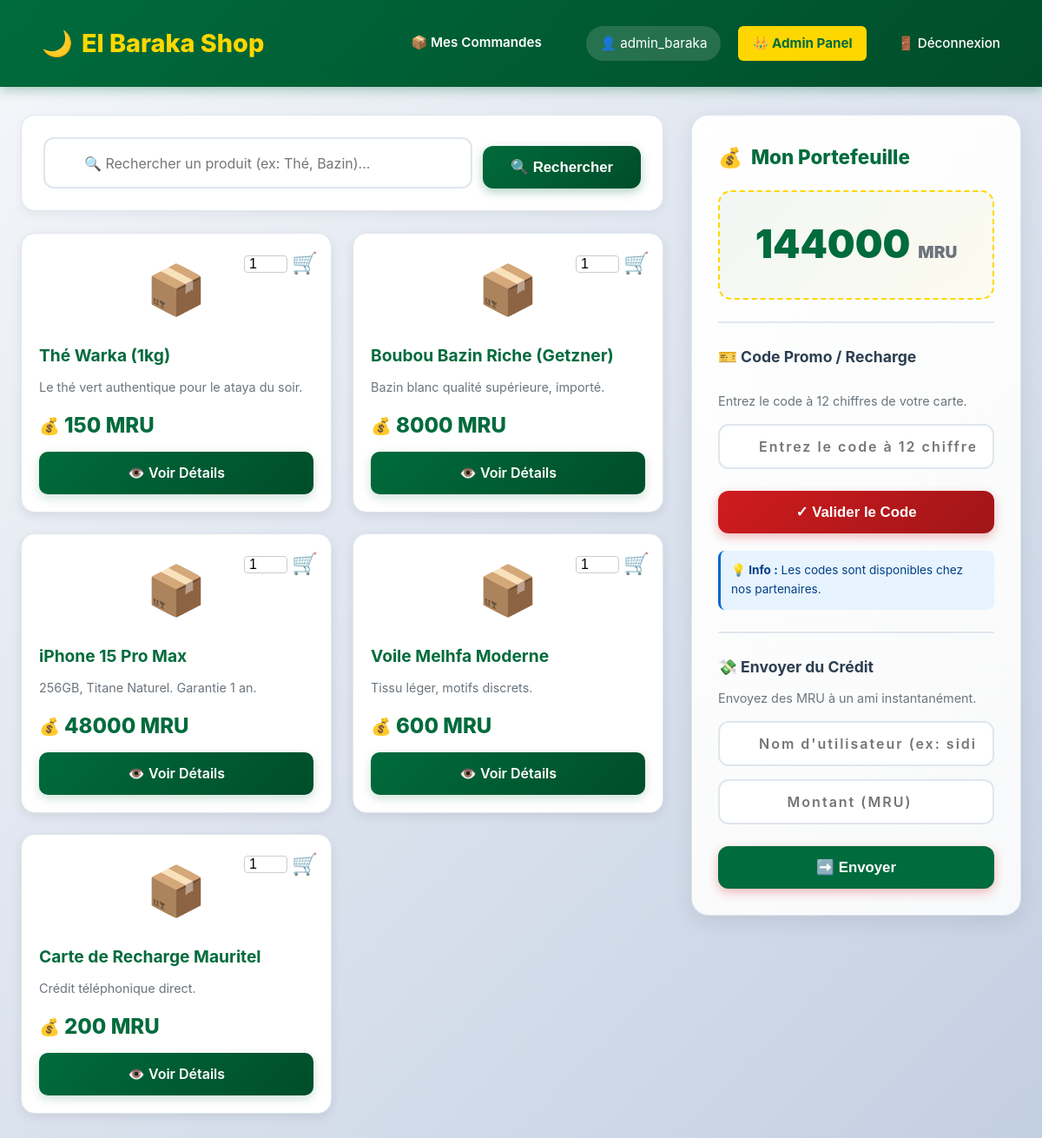
Before: / (signed in) with the older database file.
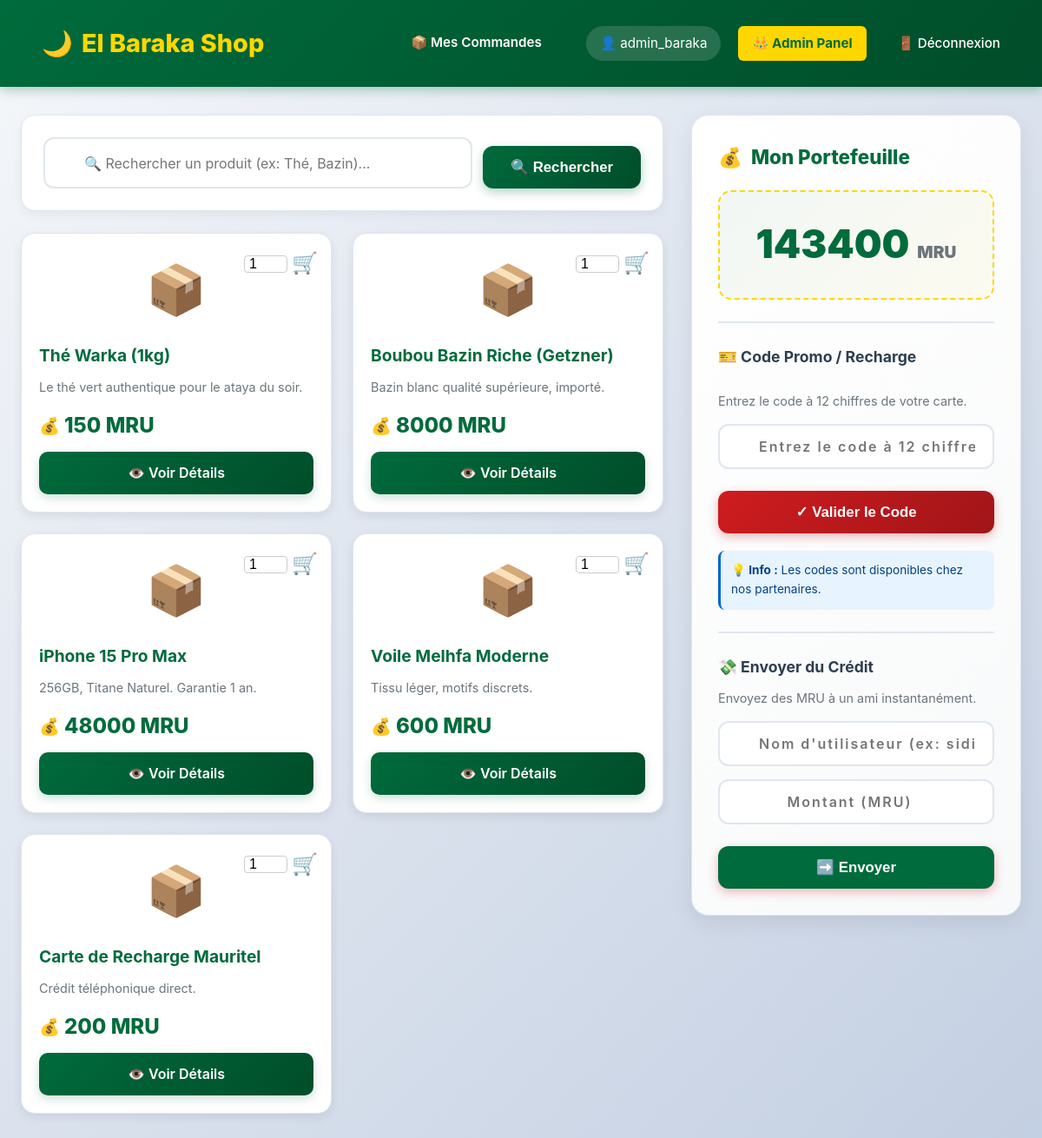
After: the same page with the newer database file.
### tables this page shows
CREATE TABLE utilisateurs (
            id INTEGER PRIMARY KEY AUTOINCREMENT,
            username TEXT NOT NULL UNIQUE,
            password TEXT NOT NULL,
            telephone TEXT,
            adresse TEXT,
            est_admin BOOLEAN DEFAULT 0,
            solde_mru DECIMAL(10, 2) DEFAULT 0.00
        );

### app.py (the view)
@app.route('/')
def index():
    if 'user_id' not in session:
        return redirect('/login')
    if 'csrf_token' not in session:
        session['csrf_token'] = secrets.token_hex(16)
    conn = get_db_connection()
    user = conn.execute("SELECT solde_mru FROM utilisateurs WHERE id = ?", (session['user_id'],)).fetchone()
    if user:
        session['solde_mru'] = user['solde_mru']
    produits = conn.execute("SELECT * FROM produits LIMIT 10").fetchall()
    conn.close()
    return render_template('index.html', produits=produits, search_term='',csrf_token=session['csrf_token'])

### app.py (called while the page is built)
def get_db_connection():
    conn = sqlite3.connect('elbaraka.db')
    conn.row_factory = sqlite3.Row
    return conn

### templates/index.html (shortened to what the changed rows need)
{% extends "base.html" %}
{% block content %}
<div class="main-layout">
    <aside>
        <div class="wallet-card">
            <h3 style="margin-top: 0; color: var(--primary); font-size: 1.4rem; font-weight: 800; display: flex; align-items: center; gap: 10px;">
                <span>💰</span>
                <span>Mon Portefeuille</span>
            </h3>
            <div style="font-size: 2.8rem; font-weight: 900; color: var(--primary); text-align: center; padding: 25px; background: linear-gradient(135deg, rgba(0, 107, 60, 0.05) 0%, rgba(255, 215, 0, 0.05) 100%); border-radius: 15px; margin-bottom: 20px; border: 2px dashed var(--gold);">
                {{ session.get('solde_mru', 0) }} <span style="font-size: 1.2rem; color: #6c757d;">MRU</span>
            </div>
            <hr style="border: 0; border-top: 2px solid #e0e6ed; margin: 25px 0;">
            <h4 style="color: var(--text); margin-bottom: 10px; font-size: 1.1rem; font-weight: 700;">
                🎫 Code Promo / Recharge
            </h4>
            <div id="promo-display" style="color: #006b3c; font-weight: bold; margin-bottom: 10px; min-height: 5px;"></div>
            <p style="font-size: 0.9rem; color: #6c757d; margin-bottom: 15px;">
                Entrez le code à 12 chiffres de votre carte.
            </p>
            <form action="/recharger" method="POST" style="display: flex; flex-direction: column; gap: 15px;">
                <input
                    type="text"
                    name="code_pin"
                    placeholder="Entrez le code à 12 chiffres"
                    maxlength="12"
                    pattern="\d{12}"
                    required
                >
                <button type="submit" class="btn-primary" style="background: linear-gradient(135deg, var(--secondary) 0%, #a01518 100%); box-shadow: 0 4px 12px rgba(208, 28, 31, 0.3);">
                </button>
            </form>
            <div style="margin-top: 20px; padding: 12px; background: #e7f3ff; border-radius: 8px; border-left: 3px solid #0066cc;">
                <p style="margin: 0; font-size: 0.85rem; color: #004085;">
                </p>
            </div>
            <hr style="border: 0; border-top: 2px solid #e0e6ed; margin: 25px 0;">
            <h4 style="color: var(--text); margin-bottom: 10px; font-size: 1.1rem; font-weight: 700;">
                💸 Envoyer du Crédit
            </h4>
            <p style="font-size: 0.9rem; color: #6c757d; margin-bottom: 15px;">
                Envoyez des MRU à un ami instantanément.
            </p>
            <form action="/transfert" method="POST" style="display: flex; flex-direction: column; gap: 15px;">
                <input
                    type="text"
                    name="destinataire"
                    placeholder="Nom d'utilisateur (ex: sidi_med)"
                    required
                >
                <input
                    type="number"
                    name="montant"
                    placeholder="Montant (MRU)"
                    min="1"
                    required
                >
                <button type="submit" class="btn-primary" style="background: var(--primary);">
                </button>
            </form>
        </div> </aside>
</div>
{% endblock %}

### templates/base.html (shortened to what this page needs)
<!DOCTYPE html>
<html lang="fr">
<head>
    <link rel="stylesheet" href="{{ url_for('static', filename='style.css') }}">
</head>
<body>
    <nav class="navbar">
        <a href="/" class="brand">
            <span>🌙</span>
            <span>El Baraka Shop</span>
        </a>
        <div class="user-info">
            {% if session.get('user_id') %}
                <a href="/mes-commandes" style="color: white; text-decoration: none; font-weight: 600; margin-right: 15px; border-bottom: 2px solid transparent; transition: all 0.3s;" onmouseover="this.style.borderBottom='2px solid var(--gold)'" onmouseout="this.style.borderBottom='2px solid transparent'">
                    📦 Mes Commandes
                </a>
                <span style="background: rgba(255, 255, 255, 0.15); padding: 8px 16px; border-radius: 20px; backdrop-filter: blur(10px);">
                    👤 {{ session.get('username') }}
                </span>
                {% if session.get('est_admin') %}
                    <a href="/admin/users" style="background: var(--gold); color: var(--primary); font-weight: 700;">
                        👑 Admin Panel
                    </a>
                {% endif %}
                <a href="/logout">🚪 Déconnexion</a>
            {% else %}
                <a href="/login">🔐 Connexion</a>
            {% endif %}
        </div>
    </nav>
    <div class="container">
        {% block content %}{% endblock %}
    </div>
</body>
</html>

Changed rows visible on the page:
changed utilisateurs "admin_baraka": get "144000" → "143400"
